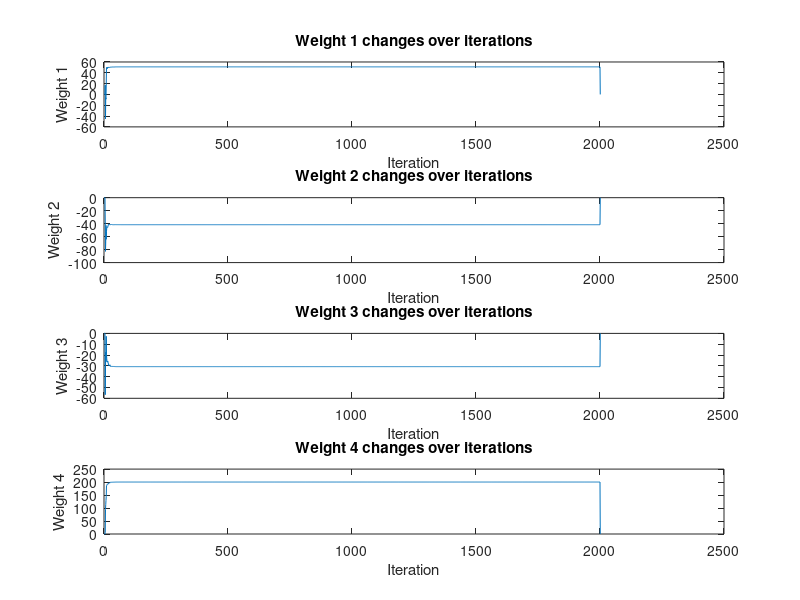
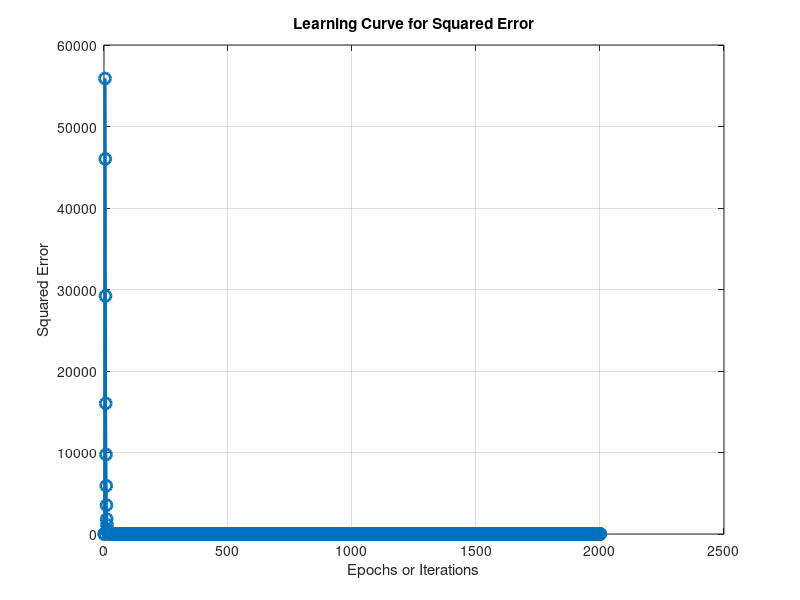

Write MATLAB code to recreate these figures, in order.
clear;
close all;
N = 2000;
% Define the impulse response vector
h = [51.0, -41.6, -30.73, 200.15];
% Define the rank of the filter
p = 4;
num_signals = 100; % Number of signals to generate
x_all = zeros(num_signals, N);
d_all = zeros(num_signals, N + p - 1);
for i = 1:num_signals
    x_all(i, :) = randn(N, 1);
    d_all(i, :) = conv(x_all(i, :), h);
end
weights_all = zeros(100, N +1, p);
MSE_all = zeros(100, N +1);
output_signal_all = zeros(100, N, p);
lambda = 0.9;  % Forgetting factor
inverse_lambda = 1 / lambda;
M =p; 

for j = 1:num_signals
% Initialize variables
weights = zeros(N+1, p);% Filter coefficients
mse=zeros(1,N+1);
P = eye(M) / lambda; % Initial inverse correlation matrix
input_signal = x_all(j, :);
    desired_output_signal = d_all(j, 1:2000);

for n = M:N-1
    % Kalman gain
    u = input_signal(n:-1:n-M+1);
    k = (P * u.') / (lambda + u * P * u.');
    a=weights(n, :);
    % Prediction
    y = a * u.';


    % Error
    e = desired_output_signal(n) - y;

    % Update filter coefficients
    weights(n+1,:) = weights(n,:) + k.' * e;

    % Update inverse correlation matrix
    P = inverse_lambda * P - inverse_lambda * k * u * P;

    % Calculate MSE
    mse(1,n) = e^2;
end
weights_all(j, :, :) = weights;
MSE_all(j,:) = mse;

end

% Plot weights changes with respect to iterations
figure;
for k = 1:p
    subplot(p, 1, k);
    plot(1:N+1, weights(:, k));
    xlabel('Iteration');
    ylabel(['Weight ' num2str(k)]);
    title(['Weight ' num2str(k) ' changes over iterations']);
end
epochs = 1:N + 1; % Replace this with your actual epoch values
% Replace this with your actual e_squared values

% Plotting the learning curve
figure;
plot(epochs,mean(MSE_all), 'o-', 'LineWidth', 2, 'MarkerSize', 8);
xlabel('Epochs or Iterations');
ylabel('Squared Error');
title('Learning Curve for Squared Error');
grid on;